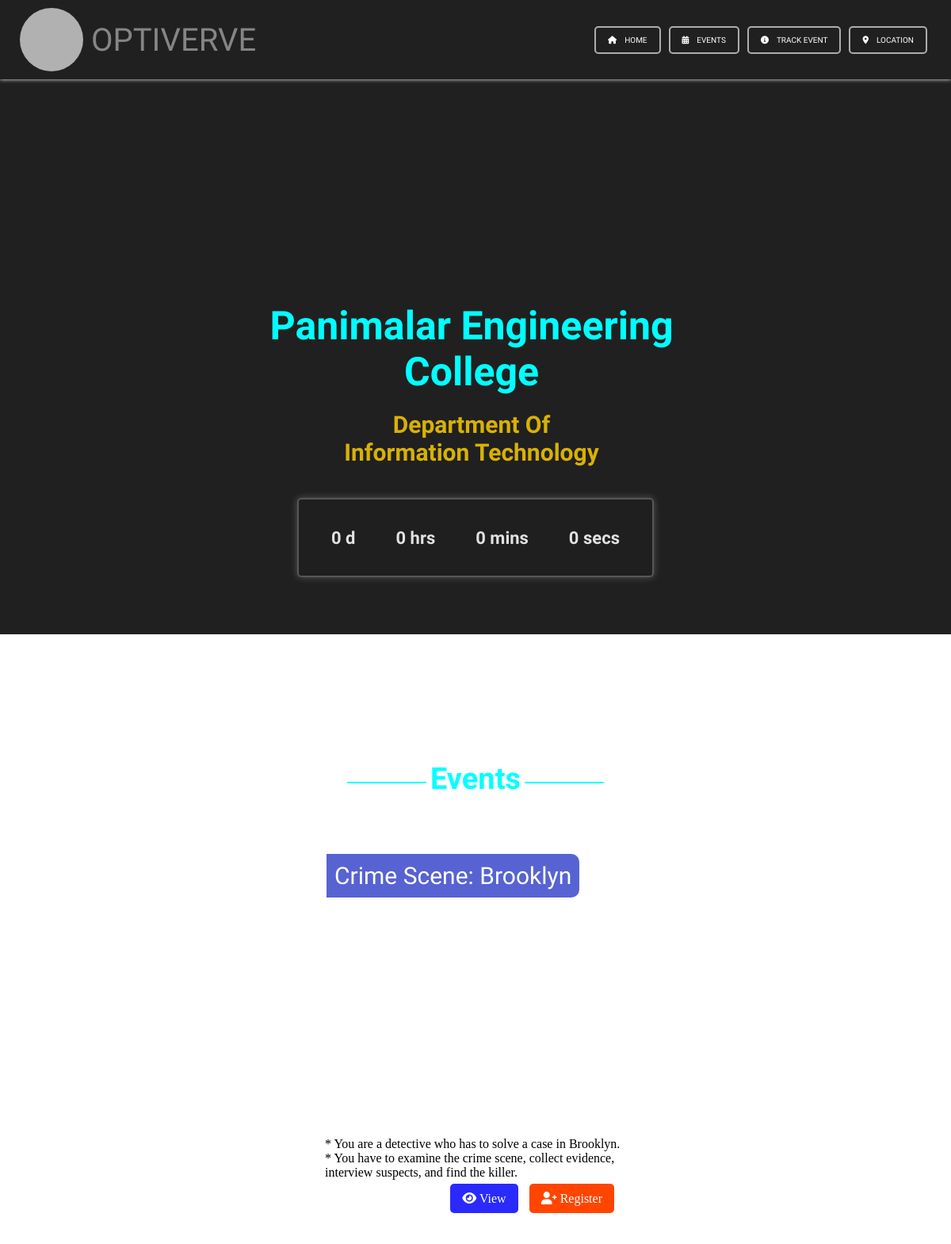
The page / on the database its author committed.
### app/models.py (models this page shows)
class Event_basic(db.Model):
    id = db.Column(db.Integer, primary_key=True)
    event_name = db.Column(db.String(100))
    clg_name = db.Column(db.String(100))
    dept_name = db.Column(db.String(100))
    club = db.Column(db.String(100))
    event_logo = db.Column(db.String(100), nullable=False)
    coordinator_name = db.Column(db.String(50), nullable=False)
    date = db.Column(db.DateTime(timezone=True), default=func.now())

class Event(db.Model):
    id = db.Column(db.Integer, primary_key=True)
    coordinator_name = db.Column(db.String(50), nullable=False)
    event_name = db.Column(db.String(100), nullable=False)
    description = db.Column(db.String(255), nullable=False)
    date = db.Column(db.Date, nullable=False)
    place = db.Column(db.String(100), nullable=False)
    judge = db.Column(db.String(100), nullable=False)
    number = db.Column(db.String(100), nullable=False)
    start_time = db.Column(db.Time)
    end_time = db.Column(db.Time)
    images1 = db.Column(db.String(100), nullable=False)
    images2 = db.Column(db.String(100), nullable=False)

### app/views.py (the view)
@views.route('/')
def home():
    mainevent=Event_basic.query.get_or_404(1)
    all_events = Event.query.all()
    return render_template('index.html',events=all_events,mainevent=mainevent)

### app/templates/index.html (shortened to what this page needs)
<!DOCTYPE html>
<html lang="en">
<head>
    <link rel="stylesheet" href="static/css/style.css">
    <link rel="stylesheet" href="https://cdnjs.cloudflare.com/ajax/libs/font-awesome/6.0.0-beta3/css/all.min.css">
</head>
<body>
    <nav class="navbar">
        <div class="event-name">
            <div class="event-logo">
            </div>
            <p class="name">{{mainevent.event_name}}</p>
        </div>
        <ul class="nav_menu ">
            <li class="menu-option">
                <div class="icon"><i class="fas fa-home"></i></div>
                <div class="text">Home</div>
            </li>
            <a href="#events" class="menu-option">
                <div class="icon"><i class="fas fa-calendar-alt"></i></div>
                <div class="text">Events</div>
            </a>
            <li class="menu-option">
                <div class="icon"><i class="fas fa-info-circle"></i></div>
                <div class="text">track event</div>
            </li>
            <li class="menu-option">
                <div class="icon"><i class="fas fa-map-marker-alt"></i></div>
                <div class="text">Location</div>
            </li>
        </ul>
    </nav>
    <div id="particles-js" class="background"></div>
    <section  class="home">
        <div class="host-name">
            <h1 class="college-name">
{{mainevent.clg_name}}            </h1>
            <h2 class="department">
                department of <br>
                {{mainevent.dept_name}}
            </h2>
        </div>
        <div class="timimg-box" id="countdown">
            <div class="inner-div days">0 d</div>
            <div class="inner-div hours">0 hrs</div>
            <div class="inner-div mins">0 mins</div>
            <div class="inner-div secs">0 secs</div>
        </div>
    </section>
    <section class="events" id="events">
        <div class="header">
            <div class="cursive">
                <span class="inner-line"></span>
                Events
                <span class="inner-line"></span>
            </div>
            <div class="title">Events</div>
        </div>
        <div class="events-display">
             {% for event in events %}
            <div class="events-card">
                <div class="card-top">
                    <div class="event-title">{{ event.event_name }}</div>
                    <div class="event-image">
                    </div>
                </div>
                <div class="event-description">
                    {% for description in event.description.split('/') %} {{
                        description.strip() }} <br />
                        {% endfor %}
                </div>
                <div class="action-container">
                    <a  href="{{ url_for('views.event_view', event_id=event.id) }}" class="action view"><i class="fas fa-eye"></i> view</a>
                    <a href="/register" class="action register"><i class="fas fa-user-plus"></i> register</a>
                </div>
            </div>
             {% endfor %}
        </div>
    </section>
</body>
</html>

### app/static/css/style.css (style rules this page uses)
* { margin: 0; padding: 0; box-sizing: border-box; text-decoration: none; scroll-behavior: smooth; }
body { max-width: 100vw; overflow-x: hidden; }
.background { width: 100vw; height: 100vh; overflow: hidden; position: fixed; top: 0; left: 0; z-index: 4; background: #202020; width: 100v; }
.navbar { position: fixed; width: 100vw; top: 0; left: 0; background: #25252525; backdrop-filter: blur(2px); z-index: 10; display: flex; align-items: center; justify-content: space-between; color: aliceblue; box-shadow: 0px 0px 5px; }
.event-name { margin-left: 20px; padding: 5px; display: flex; align-items: center; gap: 10px; }
.event-logo { width: 80px; height: 80px; background: #ffffffa6; border-radius: 50%; overflow: hidden; }
.name { font-size: 40px; font-family: sans-serif; text-transform: uppercase; color: #ffffff75; font-family: 'Sixtyfour', sans-serif; }
.nav_menu { display: flex; align-items: center; justify-content: center; gap: 10px; margin-right: 30px; position: relative; height: 100px; }
.menu-option { display: flex; align-items: center; gap: 10px; padding: 10px 15px; border-radius: 5px; border: 2px solid #adadad; text-decoration: none; color: #fff; cursor: pointer; font-family: 'Sixtyfour', sans-serif; font-size: 10px; text-transform: uppercase; }
.home { max-width: 100vw; max-height: calc(100vh - 100px); min-height: 100vh; margin-top: 100px; display: flex; align-items: center; justify-content: center; position: relative; z-index: 5; flex-direction: column; background: transparent; gap: 30px; }
.host-name { margin-top: 100px; }
.college-name, .department { font-family: 'Protest Revolution', sans-serif; font-size: 50px; text-align: center; max-width: calc(100% - 10px); padding: 10px; text-transform: capitalize; color: aqua; }
.department { font-size: 30px; color: #d8b106; }
.timimg-box { min-width: 450px; min-height: 100px; background: #20202034; backdrop-filter: blur(3px); border: 2px solid #ffffff3f; border-radius: 5px; box-shadow: 0px 0px 10px #ffffff3f; display: flex; align-items: center; justify-content: space-evenly; gap: 10px; position: relative; z-index: 5; }
.inner-div { color: #e2e2e2; font-family: 'Orbitron', sans-serif; font-weight: bolder; font-size: 22px; }
.events { max-width: 100vw; min-height: 100vh; position: relative; z-index: 5; padding: 10px; display: flex; flex-direction: column; margin-top: 50px; }
.header { display: flex; align-items: center; justify-content: center; flex-direction: column; }
.cursive { font-size: 38px; font-family: 'Dancing Script', cursive; font-weight: 900; display: flex; align-items: center; gap: 5px; position: relative; color: #00ffff; }
.inner-line { width: 100px; height: 2px; background: #00ffff; border-radius: 50px; margin-top: 10px; }
.title { font-size: 45px; color: #fff; z-index: 2; font-family: 'Audiowide', sans-serif; text-transform: capitalize; }
.events-card { min-width: 300px; width: 400px; max-width: calc(100% - 10px); padding: 10px; border-radius: 5px; background: #fff; overflow: hidden; position: relative; }
.event-image { position: relative; height: 350px; display: flex; align-items: center; justify-content: center; }
.event-title { position: absolute; top: 10px; left:12px; z-index: 10; padding: 10px; background: #0013bba8; backdrop-filter: (10px); color: rgb(255, 255, 255); font-size: 30px; text-transform: capitalize; border-radius:0px 10px 10px 0px; font-family: 'Audiowide', sans-serif; }
.events-display { display: flex; padding: 10px; gap: 15px; flex-wrap: wrap; justify-content: center; }
.event-description { margin-top: 7px; }
.action-container { margin-top: 10px; float: right; margin-bottom: 5px; padding: 5px; }
.action { margin-right: 10px; padding: 10px 15px; background: rgba(0, 0, 255, 0.836); border-radius: 5px; color: #fff; cursor: pointer; text-transform: capitalize; }
.action.register { background: orangered; }

### rows shown on the page
Event_basic: event_name "OPTIVERVE", clg_name "Panimalar Engineering College", dept_name "Information Technology"
Event: event_name "Crime Scene: Brooklyn", strip "* You are a detective who has to solve a case in Brooklyn. * You have to examine the crime scene, collect evidence, interview suspects, and find the killer."
